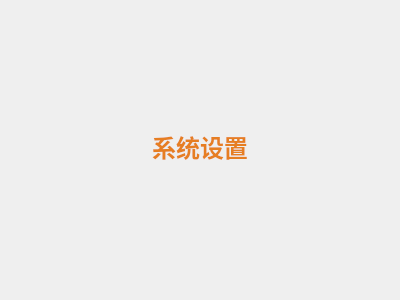
<?xml version="1.0" encoding="UTF-8"?>
<ui version="4.0">
 <class>SystemSettingsWidget</class>
 <widget class="QWidget" name="SystemSettingsWidget">
  <property name="geometry">
   <rect>
    <x>0</x>
    <y>0</y>
    <width>400</width>
    <height>300</height>
   </rect>
  </property>
  <layout class="QVBoxLayout" name="verticalLayout">
   <item>
    <widget class="QLabel" name="label_title">
     <property name="styleSheet">
      <string notr="true">font-size: 24px; font-weight: bold; color: #e67e22;</string>
     </property>
     <property name="text">
      <string>系统设置</string>
     </property>
     <property name="alignment">
      <set>Qt::AlignCenter</set>
     </property>
    </widget>
   </item>
   <item>
    <spacer name="verticalSpacer">
     <property name="orientation">
      <set>Qt::Vertical</set>
     </property>
    </spacer>
   </item>
  </layout>
 </widget>
</ui>
